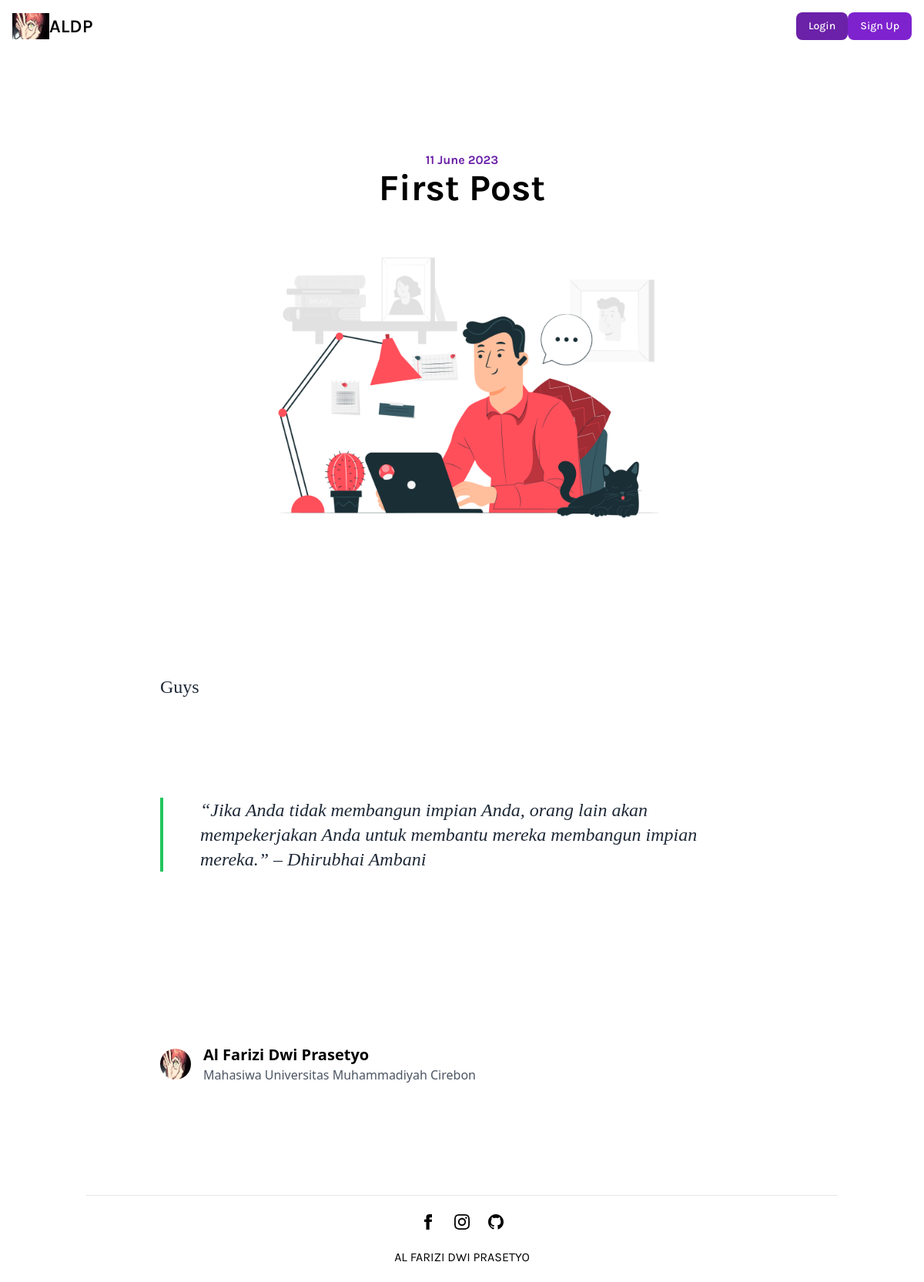
/post/1, run on an earlier commit of the app's database.
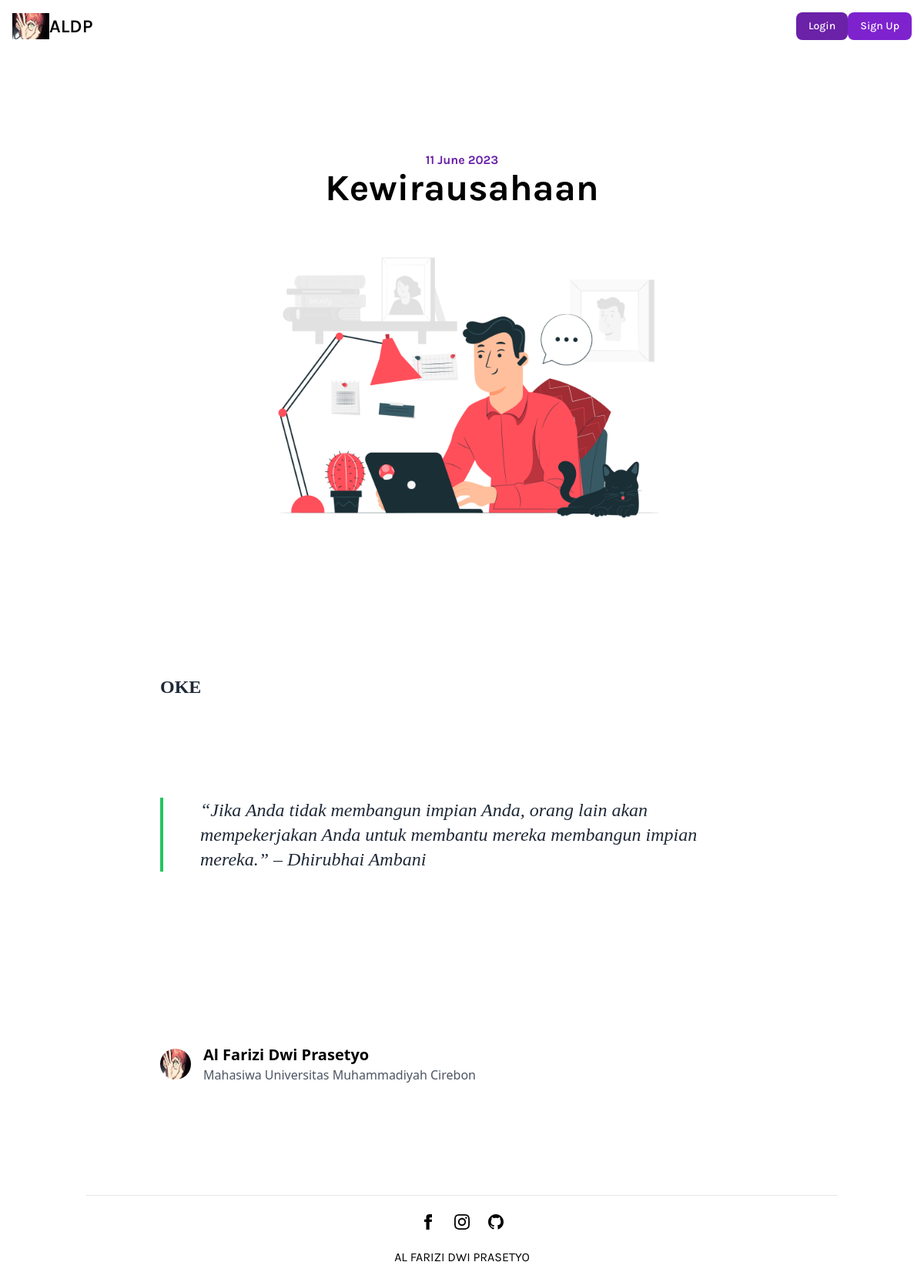
And on a later commit of the database.
### flaskblog/models.py (models this page shows, shortened)
class Post(db.Model):
    id = db.Column(db.Integer, primary_key=True)
    title = db.Column(db.String(100), nullable=False)
    date = db.Column(db.DateTime, nullable=False, default=datetime.utcnow)
    content = db.Column(db.Text, nullable=False)
    user_id = db.Column(db.Integer, db.ForeignKey('user.id'), nullable=False )

### flaskblog/route.py (the view)
@app.route("/post/<int:post_id>")
def post(post_id):
    post = Post.query.get_or_404(post_id)
    return render_template('post.html', title=post.title, post=post)

### flaskblog/templates/post.html (shortened to what this page needs)
{% extends "layout.html" %}
{% block content %}
	<div class="text-center pt-16 md:pt-32">
		<p class="text-sm md:text-base text-purple-800 font-bold"> {{post.date.strftime('%d %B %Y')}} </p>
		<h1 class="font-bold break-normal text-3xl md:text-5xl">{{post.title}}</h1>
	</div>
	<img class="lg:w-2/4 m-auto" src="../img/3627634.jpg" alt="">
	<div class="container max-w-5xl mx-auto mt-20">
		<div class="mx-0 sm:mx-6">
			<div class="bg-white w-full p-8 md:p-24 text-xl md:text-2xl text-gray-800 leading-normal" style="font-family:Georgia,serif;">
				{{post.content | safe}}
				<blockquote class="border-l-4 border-green-500 italic my-8 pl-8 md:pl-12 mt-32">“Jika Anda tidak membangun impian Anda, orang lain akan mempekerjakan Anda untuk membantu mereka membangun impian mereka.” – Dhirubhai Ambani</blockquote>
            </div>
				<div class="flex w-full items-center font-sans p-8 md:p-24">
					<img class="w-10 h-10 rounded-full mr-4" src="../img/makimasus.jpg" alt="Avatar of Author">
					<div class="flex-1">
						<p class="font-bold text-base md:text-xl leading-none">Al Farizi Dwi Prasetyo</p>
						<p class="text-gray-600 text-xs md:text-base">Mahasiwa Universitas Muhammadiyah Cirebon</a></p>
					</div>
				</div>
{% endblock %}

What changed in the data, as far as the page shows it:
changed Post: title "First Post" → "Kewirausahaan"; content "Guys" → "OKE"
